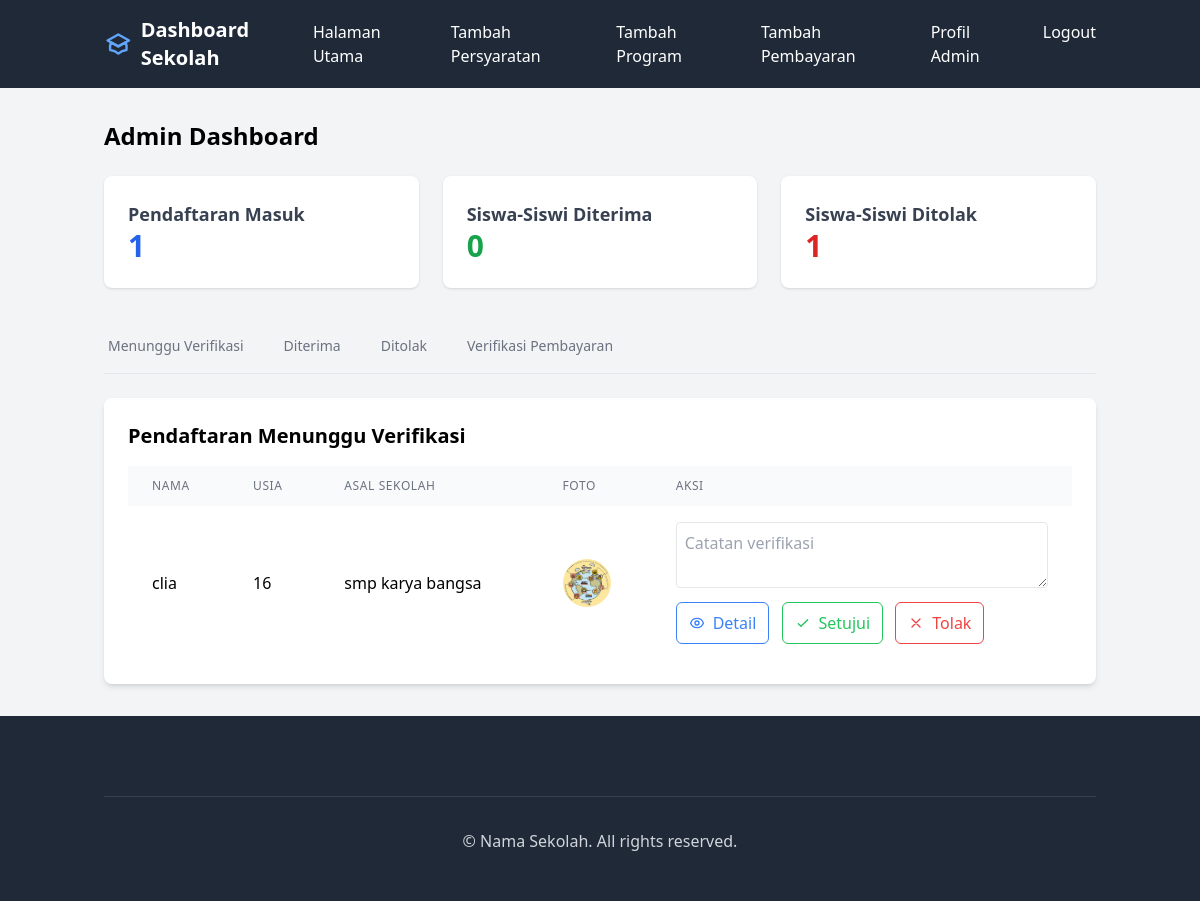
Page /admin/admin/dashboard (signed in) on the committed database.
### app/models.py (models this page shows, shortened)
class Form(db.Model):
    id = db.Column(db.Integer, primary_key=True)
    user_id = db.Column(db.Integer, db.ForeignKey('user.id'), nullable=False)
    student_name = db.Column(db.String(100), nullable=False)
    student_age = db.Column(db.Integer, nullable=False)
    student_email = db.Column(db.String(120), nullable=False)
    school_name = db.Column(db.String(100), nullable=False)
    image_path = db.Column(db.String(255), nullable=False)
    document_path = db.Column(db.String(255), nullable=False)
    status = db.Column(db.String(20), nullable=False, default='pending')
    verified_by = db.Column(db.Integer, db.ForeignKey('user.id'), nullable=True)
    verification_date = db.Column(db.DateTime, nullable=True)
    verification_note = db.Column(db.Text, nullable=True)
    is_verified = db.Column(db.Boolean, default=False)
    timestamp = db.Column(db.DateTime, default=datetime.utcnow)
    payment_status = db.Column(db.String(20), default='pending', nullable=False)
    payment_proof = db.Column(db.String(255), nullable=True)
    payment_uploaded_at = db.Column(db.DateTime, default=datetime.utcnow)
    payment_verified_at = db.Column(db.DateTime, nullable=True)
    payment_verified_by = db.Column(db.Integer, db.ForeignKey('user.id'), nullable=True)
    payment_note = db.Column(db.Text, nullable=True)
    payment_verifier = db.relationship('User',
        foreign_keys=[payment_verified_by],
        backref='verified_payments'
    )

### app/routes/admin.py (the view)
@admin_bp.route('admin/dashboard')
@login_required
@admin_required
def dashboard():
    pending_forms = Form.query.filter_by(status='pending').all()
    approved_forms = Form.query.filter_by(status='approved').order_by(Form.verification_date.desc()).all()
    rejected_forms = Form.query.filter_by(status='rejected').order_by(Form.verification_date.desc()).all()
    pending_payments = Form.query.filter_by(payment_status='pending_verification').all()
    verified_payments = Form.query.filter_by(payment_status='verified').all()
    rejected_payments = Form.query.filter_by(payment_status='rejected').all()
    pending_count = len(pending_forms)
    approved_count = len(approved_forms)
    rejected_count = len(rejected_forms)
    return render_template('parts/admindashboard.html',
                         pending_forms=pending_forms,
                         approved_forms=approved_forms,
                         rejected_forms=rejected_forms,
                         pending_payments=pending_payments,
                         verified_payments=verified_payments,
                         rejected_payments=rejected_payments,
                         pending_count=pending_count,
                         approved_count=approved_count,
                         rejected_count=rejected_count)

### app/routes/admin.py (called while the page is built)
def admin_required(f):
    @wraps(f)
    def decorated_function(*args, **kwargs):
        if not current_user.is_authenticated or current_user.role != UserRole.ADMIN.value:
            flash('Anda tidak memiliki akses ke halaman ini.', 'error')
            return redirect(url_for('index_bp.index'))
        return f(*args, **kwargs)
    return decorated_function

### app/templates/parts/admindashboard.html (shortened to what this page needs)
{% extends "adminbase.html" %}
{% block content %}
<div class="container mx-auto px-4 py-8">
    <h1 class="text-2xl font-bold mb-6">Admin Dashboard</h1>
    <div class="grid grid-cols-1 md:grid-cols-3 gap-6 mb-8">
        <div class="bg-white rounded-lg shadow p-6">
            <h3 class="text-lg font-semibold text-gray-700">Pendaftaran Masuk</h3>
            <p class="text-3xl font-bold text-blue-600">{{ pending_count }}</p>
        </div>
        <div class="bg-white rounded-lg shadow p-6">
            <h3 class="text-lg font-semibold text-gray-700">Siswa-Siswi Diterima</h3>
            <p class="text-3xl font-bold text-green-600">{{ approved_count }}</p>
        </div>
        <div class="bg-white rounded-lg shadow p-6">
            <h3 class="text-lg font-semibold text-gray-700">Siswa-Siswi Ditolak</h3>
            <p class="text-3xl font-bold text-red-600">{{ rejected_count }}</p>
        </div>
    </div>
    <div class="mb-6">
        <div class="border-b border-gray-200">
            <nav class="-mb-px flex space-x-8" aria-label="Tabs">
                <button onclick="showTab('pending')"
                        class="tab-button border-b-2 border-transparent px-1 py-4 text-sm font-medium text-gray-500 hover:border-gray-300 hover:text-gray-700">
                    Menunggu Verifikasi
                </button>
                <button onclick="showTab('approved')"
                        class="tab-button border-b-2 border-transparent px-1 py-4 text-sm font-medium text-gray-500 hover:border-gray-300 hover:text-gray-700">
                    Diterima
                </button>
                <button onclick="showTab('rejected')"
                        class="tab-button border-b-2 border-transparent px-1 py-4 text-sm font-medium text-gray-500 hover:border-gray-300 hover:text-gray-700">
                    Ditolak
                </button>
                <button onclick="showTab('payment')"
                        class="tab-button border-b-2 border-transparent px-1 py-4 text-sm font-medium text-gray-500 hover:border-gray-300 hover:text-gray-700">
                    Verifikasi Pembayaran
                </button>
            </nav>
        </div>
    </div>
    <div id="pending-tab" class="tab-content bg-white shadow-md rounded-lg p-6">
        <h2 class="text-xl font-semibold mb-4">Pendaftaran Menunggu Verifikasi</h2>
        {% if pending_forms %}
        <div class="overflow-x-auto">
            <table id="pendingTable" class="min-w-full table-auto display">
                <thead class="bg-gray-50">
                    <tr>
                        <th class="px-6 py-3 text-left text-xs font-medium text-gray-500 uppercase tracking-wider">Nama</th>
                        <th class="px-6 py-3 text-left text-xs font-medium text-gray-500 uppercase tracking-wider">Usia</th>
                        <th class="px-6 py-3 text-left text-xs font-medium text-gray-500 uppercase tracking-wider">Asal Sekolah</th>
                        <th class="px-6 py-3 text-left text-xs font-medium text-gray-500 uppercase tracking-wider">Foto</th>
                        <th class="px-6 py-3 text-left text-xs font-medium text-gray-500 uppercase tracking-wider">Aksi</th>
                    </tr>
                </thead>
                <tbody class="bg-white divide-y divide-gray-200">
                    {% for form in pending_forms %}
                    <tr>
                        <td class="px-6 py-4">{{ form.student_name }}</td>
                        <td class="px-6 py-4">{{ form.student_age }}</td>
                        <td class="px-6 py-4">{{ form.school_name }}</td>
                        <td class="px-6 py-4">
                            <img src="{{ url_for('static', filename='uploads/student_images/' + form.image_path) }}"
                                 alt="Student photo"
                                 class="h-12 w-12 rounded-full object-cover">
                        </td>
                        <td class="px-6 py-4">
                            <form action="{{ url_for('admin_bp.verify_form', form_id=form.id) }}" method="POST" class="space-y-2">
                                <textarea name="note" class="w-full p-2 border rounded" placeholder="Catatan verifikasi"></textarea>
                               <div class="space-x-2">
                                    <a href="{{ url_for('admin_bp.student_detail', form_id=form.id) }}"
                                class="inline-flex items-center px-3 py-2 border border-blue-500 text-blue-500 rounded-md hover:bg-blue-500 hover:text-white transition-colors">
                                    Detail
                                </a>
                                <button type="submit" name="action" value="approve"
                                        class="inline-flex items-center px-3 py-2 border border-green-500 text-green-500 rounded-md hover:bg-green-500 hover:text-white transition-colors">
                                    <svg class="w-4 h-4 mr-2" fill="none" stroke="currentColor" viewBox="0 0 24 24">
                                        <path stroke-linecap="round" stroke-linejoin="round" stroke-width="2" d="M5 13l4 4L19 7"/>
                                    </svg>
                                    Setujui
                                </button>
                                <button type="submit" name="action" value="reject"
                                        class="inline-flex items-center px-3 py-2 border border-red-500 text-red-500 rounded-md hover:bg-red-500 hover:text-white transition-colors">
                                    <svg class="w-4 h-4 mr-2" fill="none" stroke="currentColor" viewBox="0 0 24 24">
                                        <path stroke-linecap="round" stroke-linejoin="round" stroke-width="2" d="M6 18L18 6M6 6l12 12"/>
                                    </svg>
                                    Tolak
                                </button>
                                                                </div>
                            </form>
                        </td>
                    </tr>
                    {% endfor %}
                </tbody>
            </table>
        </div>
        {% else %}
        <p class="text-gray-500 text-center">Tidak ada pendaftaran yang menunggu verifikasi.</p>
        {% endif %}
    </div>
</div>
{% endblock %}

### rows in the picture
Form: student_name "clia", student_age "16", school_name "smp karya bangsa", image_path (picture)

### other values in the picture
{{ pending_count }} "1"
{{ approved_count }} "0"
{{ rejected_count }} "1"
